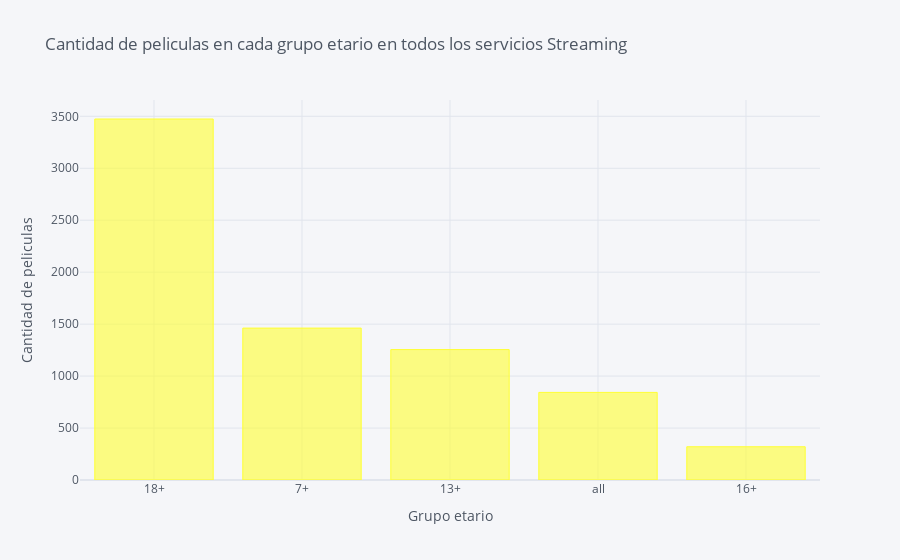

Notebook code cell kept with this figure:
### Markdown cell above
### Visualizando la data

### Code cell
data['Age'].value_counts().iplot('bar', colors='yellow', xTitle='Grupo etario', 
                                        yTitle='Cantidad de peliculas', 
                                        title="Cantidad de peliculas en cada grupo etario en todos los servicios Streaming")

### Figure 1 — Plotly figure (JSON) as saved in the notebook; plotly's stock layout.template omitted (floating-point values rounded to 4 significant figures)
{"data": [{"marker": {"color": "rgba(255, 255, 51, 0.6)", "line": {"color": "rgba(255, 255, 51, 1.0)", "width": 1}}, "name": "Age", "orientation": "v", "text": "", "type": "bar", "x": ["18+", "7+", "13+", "all", "16+"], "y": [3474, 1462, 1255, 843, 320]}], "layout": {"legend": {"bgcolor": "#F5F6F9", "font": {"color": "#4D5663"}}, "paper_bgcolor": "#F5F6F9", "plot_bgcolor": "#F5F6F9", "title": {"font": {"color": "#4D5663"}, "text": "Cantidad de peliculas en cada grupo etario en todos los servicios Streaming"}, "xaxis": {"gridcolor": "#E1E5ED", "showgrid": true, "tickfont": {"color": "#4D5663"}, "title": {"font": {"color": "#4D5663"}, "text": "Grupo etario"}, "zerolinecolor": "#E1E5ED"}, "yaxis": {"gridcolor": "#E1E5ED", "showgrid": true, "tickfont": {"color": "#4D5663"}, "title": {"font": {"color": "#4D5663"}, "text": "Cantidad de peliculas"}, "zerolinecolor": "#E1E5ED"}}}
